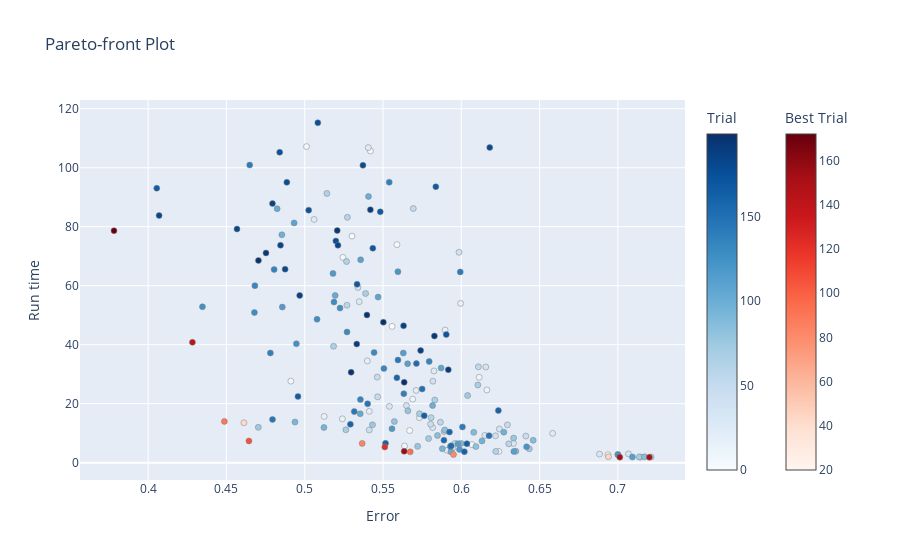

Write notebook code for a chart like this one.
### Code cell
fig = vis.plot_pareto_front(
    study,
    targets=lambda t: (t.values[0], t.values[1]),
    target_names=["Error", "Run time"],
).show()

### Figure 1 — Plotly figure (JSON) as saved in the notebook; plotly's stock layout.template omitted (floating-point values rounded to 4 significant figures; data arrays with more than 128 entries replaced by an {"elided": "..."} marker saying what was removed)
{"data": [{"hovertemplate": "%{text}<extra>Trial</extra>", "marker": {"color": {"elided": "186 int values"}, "colorbar": {"title": {"text": "Trial"}}, "colorscale": [[0, "rgb(247,251,255)"], [0.125, "rgb(222,235,247)"], [0.25, "rgb(198,219,239)"], [0.375, "rgb(158,202,225)"], [0.5, "rgb(107,174,214)"], [0.625, "rgb(66,146,198)"], [0.75, "rgb(33,113,181)"], [0.875, "rgb(8,81,156)"], [1, "rgb(8,48,107)"]], "line": {"color": "Grey", "width": 0.5}}, "mode": "markers", "showlegend": false, "text": {"elided": "186 str values"}, "type": "scatter", "x": {"elided": "186 float values"}, "y": {"elided": "186 float values"}}, {"hovertemplate": "%{text}<extra>Best Trial</extra>", "marker": {"color": [20, 42, 44, 81, 84, 90, 93, 106, 122, 143, 151, 152, 156, 172], "colorbar": {"title": {"text": "Best Trial"}, "x": 1.1, "xpad": 40}, "colorscale": [[0, "rgb(255,245,240)"], [0.125, "rgb(254,224,210)"], [0.25, "rgb(252,187,161)"], [0.375, "rgb(252,146,114)"], [0.5, "rgb(251,106,74)"], [0.625, "rgb(239,59,44)"], [0.75, "rgb(203,24,29)"], [0.875, "rgb(165,15,21)"], [1, "rgb(103,0,13)"]], "line": {"color": "Grey", "width": 0.5}}, "mode": "markers", "showlegend": false, "text": ["{<br>  \"number\": 20,<br>  \"values\": [<br>    0.6936571598052979,<br>    2.6777970790863037<br>  ],<br>  \"params\": {<br>    \"c1\": 0.32829059977582264,<br>    \"c2\": 0.6343203886163957,<br>    \"w\": 0.3617242061541432,<br>    \"n_particles\": 1<br>  }<br>}", "{<br>  \"number\": 42,<br>  \"values\": [<br>    0.4611651301383972,<br>    13.513263702392578<br>  ],<br>  \"params\": {<br>    \"c1\": 0.8997157384609296,<br>    \"c2\": 0.20564133865947495,<br>    \"w\": 0.6950908102497452,<br>    \"n_particles\": 13<br>  }<br>}", "{<br>  \"number\": 44,<br>  \"values\": [<br>    0.6940037906169891,<br>    2.0012612342834473<br>  ],<br>  \"params\": {<br>    \"c1\": 0.921048866091204,<br>    \"c2\": 0.33355579731934915,<br>    \"w\": 0.4828887553218767,<br>    \"n_particles\": 1<br>  }<br>}", "{<br>  \"number\": 81,<br>  \"values\": [<br>    0.5950368642807007,<br>    2.7362444400787354<br>  ],<br>  \"params\": {<br>    \"c1\": 0.3288345548475211,<br>    \"c2\": 0.897737677517229,<br>    \"w\": 0.6926001465572081,<br>    \"n_particles\": 2<br>  }<br>}", "{<br>  \"number\": 84,<br>  \"values\": [<br>    0.536697506904602,<br>    6.534819602966309<br>  ],<br>  \"params\": {<br>    \"c1\": 0.46503563776198475,<br>    \"c2\": 0.796415687404313,<br>    \"w\": 0.5927987213990843,<br>    \"n_particles\": 6<br>  }<br>}", "{<br>  \"number\": 90,<br>  \"values\": [<br>    0.4487064480781555,<br>    13.993629693984985<br>  ],<br>  \"params\": {<br>    \"c1\": 0.46619039116869393,<br>    \"c2\": 0.9083414684069878,<br>    \"w\": 0.5207024084704728,<br>    \"n_particles\": 14<br>  }<br>}", "{<br>  \"number\": 93,<br>  \"values\": [<br>    0.5673798322677612,<br>    3.6563498973846436<br>  ],<br>  \"params\": {<br>    \"c1\": 0.14822923829476478,<br>    \"c2\": 0.9651672371110304,<br>    \"w\": 0.5160033011776749,<br>    \"n_particles\": 3<br>  }<br>}", "{<br>  \"number\": 106,<br>  \"values\": [<br>    0.4643803834915161,<br>    7.357177257537842<br>  ],<br>  \"params\": {<br>    \"c1\": 0.32114512228817516,<br>    \"c2\": 0.6612783095209662,<br>    \"w\": 0.526403187324257,<br>    \"n_particles\": 5<br>  }<br>}", "{<br>  \"number\": 122,<br>  \"values\": [<br>    0.5511552691459656,<br>    5.288605213165283<br>  ],<br>  \"params\": {<br>    \"c1\": 0.32650794405880024,<br>    \"c2\": 0.5574111123956492,<br>    \"w\": 0.47593695130449654,<br>    \"n_particles\": 5<br>  }<br>}", "{<br>  \"number\": 143,<br>  \"values\": [<br>    0.4282962679862976,<br>    40.78992938995361<br>  ],<br>  \"params\": {<br>    \"c1\": 0.4008310301583537,<br>    \"c2\": 0.6489146631172436,<br>    \"w\": 0.5144701844205033,<br>    \"n_particles\": 27<br>  }<br>}", "{<br>  \"number\": 151,<br>  \"values\": [<br>    0.7201099991798401,<br>    1.8312344551086426<br>  ],<br>  \"params\": {<br>    \"c1\": 0.35357292454041234,<br>    \"c2\": 0.6463165538931969,<br>    \"w\": 0.5669814032919653,<br>    \"n_particles\": 1<br>  }<br>}", "{<br>  \"number\": 152,<br>  \"values\": [<br>    0.7012557089328766,<br>    1.8530893325805664<br>  ],<br>  \"params\": {<br>    \"c1\": 0.7809809317581542,<br>    \"c2\": 0.7013762392088136,<br>    \"w\": 0.5611872600523237,<br>    \"n_particles\": 1<br>  }<br>}", "{<br>  \"number\": 156,<br>  \"values\": [<br>    0.5635212063789368,<br>    3.84187912940979<br>  ],<br>  \"params\": {<br>    \"c1\": 0.3122740156922722,<br>    \"c2\": 0.6186187383817969,<br>    \"w\": 0.6049167165750889,<br>    \"n_particles\": 3<br>  }<br>}", "{<br>  \"number\": 172,<br>  \"values\": [<br>    0.3782031536102295,<br>    78.66221451759338<br>  ],<br>  \"params\": {<br>    \"c1\": 0.43255869497860583,<br>    \"c2\": 0.6195857637320343,<br>    \"w\": 0.5260564952340614,<br>    \"n_particles\": 85<br>  }<br>}"], "type": "scatter", "x": [0.6937, 0.4612, 0.694, 0.595, 0.5367, 0.4487, 0.5674, 0.4644, 0.5512, 0.4283, 0.7201, 0.7013, 0.5635, 0.3782], "y": [2.678, 13.51, 2.001, 2.736, 6.535, 13.99, 3.656, 7.357, 5.289, 40.79, 1.831, 1.853, 3.842, 78.66]}], "layout": {"title": {"text": "Pareto-front Plot"}, "xaxis": {"title": {"text": "Error"}}, "yaxis": {"title": {"text": "Run time"}}}}
